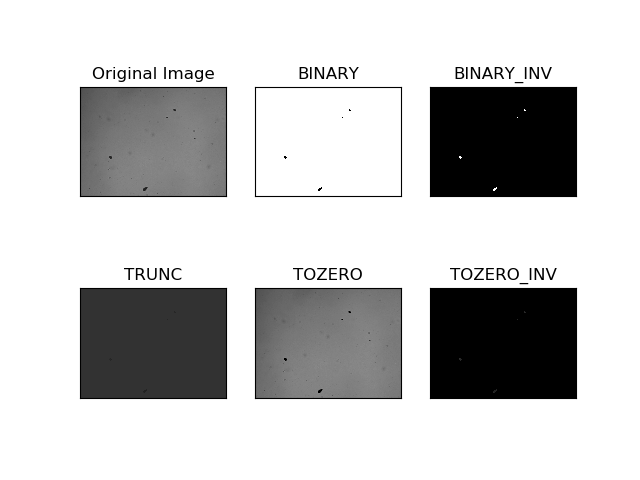
#> input picture Thresholding - Figure.png, 640 x 480 px, given in place of A2_retouch.tif, which was not available
$ jupyter execute --allow-errors SEM_draft.ipynb   (text cells are left out)
#> lines starting #> are read from the running program, lines starting #| are printed output that depends on the picture; after the words box and inside, x2 and y2 are one past the last pixel; in counts of white or black regions, pixels touching at a corner belong together; long printed decimals are rounded; pictures that were not available may be replaced by others from this repository, and a replacement may not be noted
[cell 1]
import cv2
import numpy as np
from matplotlib import pyplot as plt
import math
import csv

[cell 2]
# img = cv2.imread(r"Data\Jag images\SST SIDE VIEW (SEM)\A\A2 retouch.tif")
img = cv2.imread(r"SEM\SEMImages\SIDE_VIEW_(SEM)\A\A2_retouch.tif")
#> img is the input picture: shape (480, 640, 3); min 0, max 255, mean 200.2
gray = cv2.cvtColor(img, cv2.COLOR_BGR2GRAY)
ret, thresh = cv2.threshold(gray, 50, 255, cv2.THRESH_BINARY)
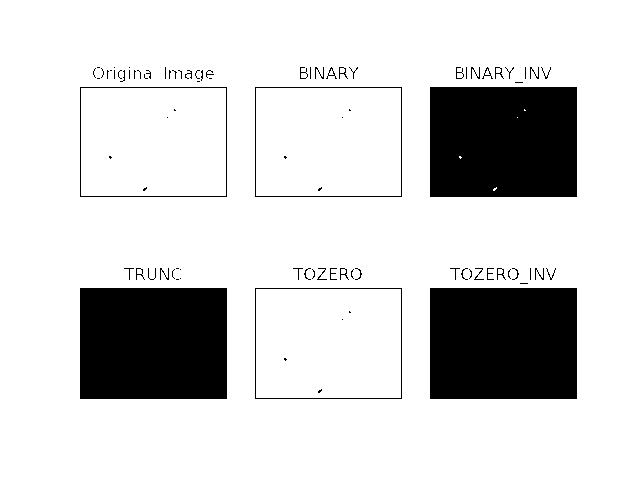
#> thresh: shape (480, 640); 83.2% white; 89 black regions (53 under 20 px)

contours, hier = cv2.findContours(thresh,cv2.RETR_LIST,cv2.CHAIN_APPROX_SIMPLE)
#> contours = 225 contours, 172 with area under 20; largest, box (x1, y1, x2, y2) and area: (0, 0, 640, 480) 306081, (429, 287, 578, 400) 16574, (254, 287, 403, 400) 16574, (79, 287, 228, 400) 16574, (429, 86, 578, 198) 16426
area=0
largest_contour = []
sorted_ = sorted(contours,key=cv2.contourArea,reverse=True)
#> sorted_ has the same summary as contours
biggest = sorted_[0]
#> biggest = [[0, 0], [0, 479], [639, 479], [639, 0]]
for cnt in contours:
    if area<cv2.contourArea(cnt):
        area = cv2.contourArea(cnt)
        largest_contour = cnt
#> this loop made 225 passes
#> (area, largest_contour) on passes 5, 225: (15552, [[256, 289], [256, 397], [400, 397], [400, 289]]), (306081, [[0, 0], [0, 479], [639, 479], [639, 0]])
#> area on pass 6: 16574
#> after the loop, area = 306081

contours = np.array( [ [50,50], [50,150], [150, 150], [150,50] ] )
img2 = np.zeros( (1094,1536) ) # create a single channel 200x200 pixel black image
cv2.fillPoly(img2, pts =[biggest], color=(255,255,255))
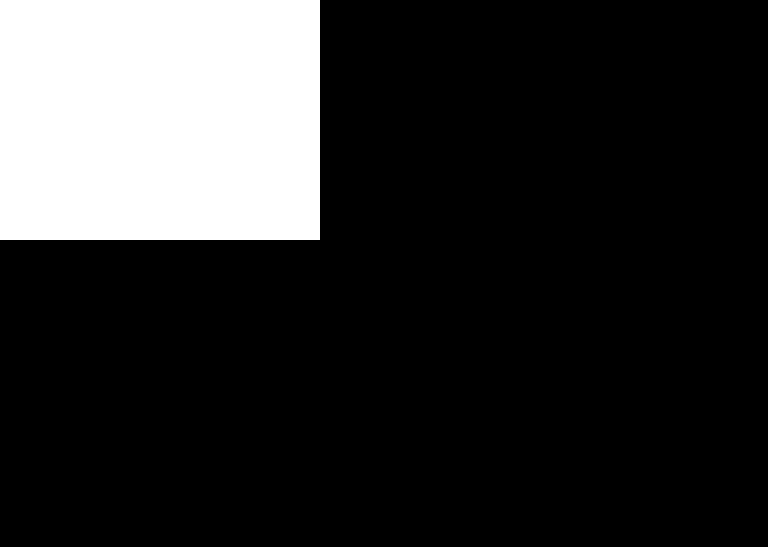
#> img2: shape (1094, 1536) float64 (shown at 1/2 size); 18.3% white; 1 white region, box (x1, y1, x2, y2) and area: (0, 0, 640, 480) 307200
# img2 = cv2.bitwise_not(img2)
# bitwiseAnd = cv2.bitwise_and(img2, img)
plt.figure(figsize=(12,4))
plt.subplot(131)
plt.imshow(gray, cmap='gray')

plt.subplot(132)
plt.imshow(img2, cmap='gray')

#> (the rest of this cell did not finish here and is left out)

[cell 3]
img = cv2.cvtColor(img, cv2.COLOR_BGR2GRAY)
img = cv2.GaussianBlur(img, (3,3), 0)
#> img: shape (480, 640)

## Simple Thresholding
ret,thresh = cv2.threshold(img,70,255,cv2.THRESH_BINARY)
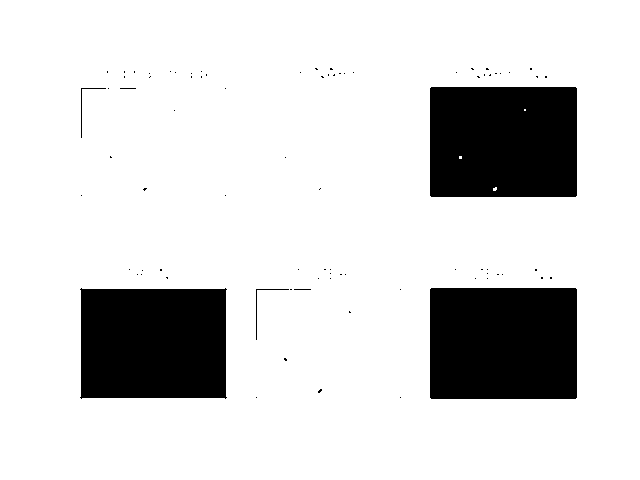
#> thresh: shape (480, 640); 84.2% white; 82 black regions (77 under 20 px), largest, box (x1, y1, x2, y2) and area: (430, 288, 577, 399) 16313, (430, 87, 577, 197) 16140, (80, 288, 227, 399) 15813, (256, 289, 289, 340) 83, (81, 88, 106, 138) 74

# Canny Edge Detection
edges = cv2.Canny(image=thresh, threshold1=100, threshold2=200) # Canny Edge Detection
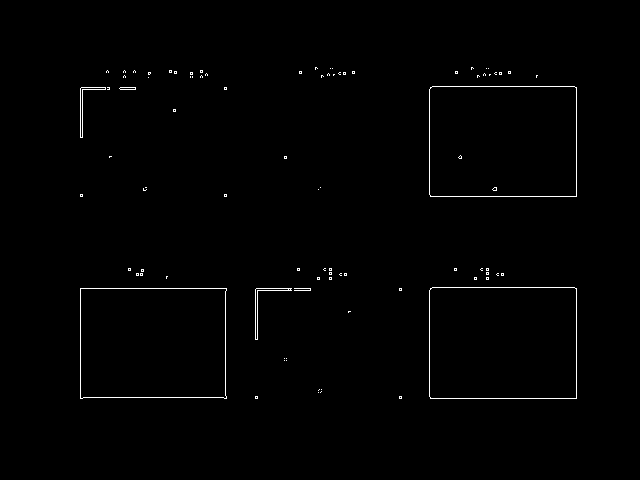
#> edges: shape (480, 640); 0.77% white in thin lines or dots, all inside (x1, y1, x2, y2) = (80, 67, 577, 399)

# Image dilation
img_dilation = cv2.dilate(edges, None, iterations=4)
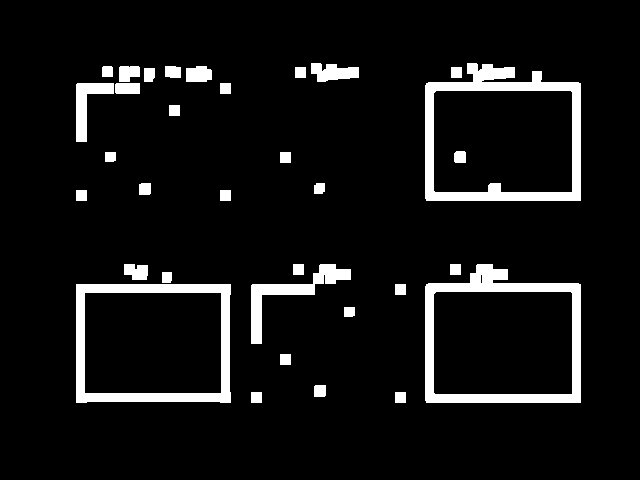
#> img_dilation: shape (480, 640); 7.4% white; 33 white regions

# Finding total Contour in image
# contours, hierarchy = cv2.findContours(img_dilation, cv2.RETR_TREE, cv2.CHAIN_APPROX_NONE)
contours, hierarchy = cv2.findContours(img_dilation, cv2.RETR_EXTERNAL, cv2.CHAIN_APPROX_SIMPLE)
#> contours = 32 contours; largest, box (x1, y1, x2, y2) and area: (425, 264, 581, 403) 18954, (425, 63, 581, 201) 18954, (76, 284, 231, 403) 17942, (251, 264, 351, 344) 1620, (76, 83, 114, 142) 850
print("number of contours = " + str(len(contours)))
#| number of contours = 32
largest_contour = 0

contour_img = np.zeros(np.shape(img))

for i in range(len(contours)):
   cv2.drawContours(contour_img,contours,i,(255,0,0),3)
   if np.shape(contours[i])[0]>largest_contour:
      largest_contour = np.shape(contours[i])[0]
      largest_contr_idx = i
#> this loop made 32 passes
#> largest_contour on passes 1, 3, 7, 9, 11, 31: 4, 6, 12, 28, 29, 50
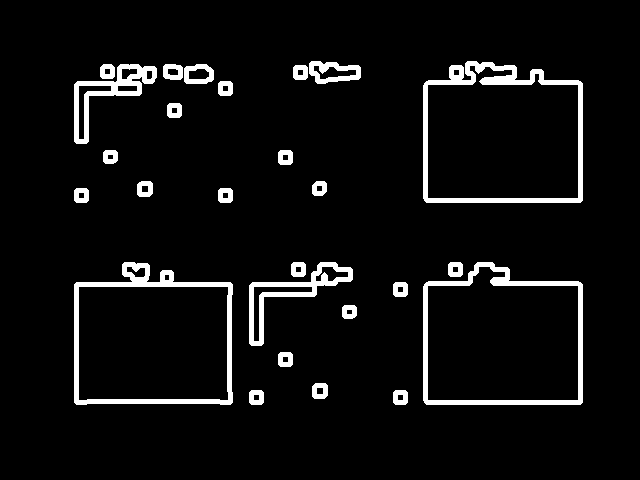
#> contour_img: shape (480, 640) float64; 5.8% white; 26 white regions
#> after the loop, largest_contour = 50; largest_contr_idx = 30

# Find circles
import numpy as np
output = img.copy()
output = cv2.cvtColor(img, cv2.COLOR_GRAY2RGB)
op = np.zeros(np.shape(img))
circles = cv2.HoughCircles(img_dilation, cv2.HOUGH_GRADIENT, 1.3, 100)
#> circles = None
# If some circle is found
if circles is not None:
   # Get the (x, y, r) as integers
   circles = np.round(circles[0, :]).astype("int")
   print(circles)
   # loop over the circles
   for (x, y, r) in circles:
      cv2.circle(output, (x, y), r, (0, 255, 0), 2)
# show the output image

contour_list = []
count = 0
for contour in contours:
   approx = cv2.approxPolyDP(contour,0.01*cv2.arcLength(contour,True),True)
   area = cv2.contourArea(contour)
   if ((len(approx) > 10) & (area > 0)): #& cv2.isContourConvex(approx)
      count+=1
      contour_list.append(contour)
#> this loop made 32 passes
#> area on passes 3, 5, 8, 9, 11, 13, 16, 17, 19, 22, 23, 24: 120, 88.5, 88.5, 18954, 1620, 278, 93, 119, 88.5, 239, 850, 124
#> (approx, area) on passes 1, 2, 4, 6, 7, 10: ([[395, 392], [395, 402], [405, 402], [405, 392]], 100), ([[251, 392], [251, 402], [261, 402], [261, 392]], 100), ([[280, 354], [280, 364], [290, 364], [290, 354]], 100), ([[395, 284], [395, 294], [405, 294], [405, 284]], 100), ([[76, 284], [76, 402], [230, 402], [230, 284]], 17942), ([[450, 264], [450, 274], [460, 274], [460, 264]], 100)
#> after the loop, contour_list = 4 contours; box (x1, y1, x2, y2) and area: (425, 63, 581, 201) 18954, (251, 264, 351, 344) 1620, (311, 63, 359, 82) 564, (119, 66, 140, 82) 248; count = 4

cv2.drawContours(op, contour_list,  -1, (255,0,0), 2)
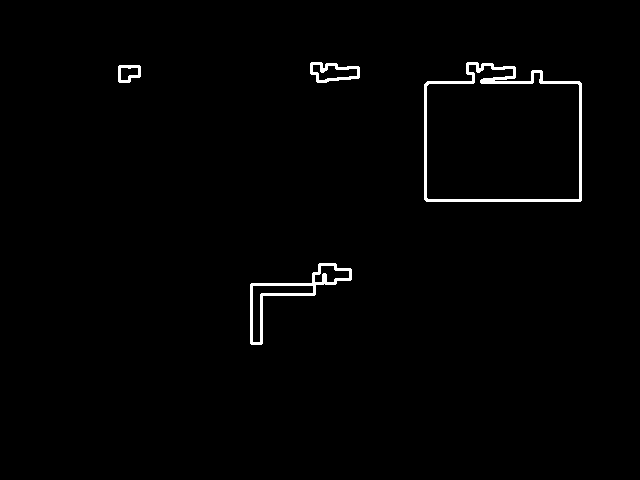
#> op: shape (480, 640) float64; 1.2% white; 4 white regions

print("Number of circles = " + str(count))
#| Number of circles = 4

plt.figure(figsize=(15,10))
plt.subplot(121)
plt.imshow(edges, cmap='gray')
plt.title('Edge')
plt.subplot(122)
plt.imshow(contour_img, cmap='gray')
plt.title('Contours')
plt.show()

[cell 4]
defects = []
std_thresh = 18
area_thresh = 300
img_area = np.shape(contour_img)[0] * np.shape(contour_img)[1]
#> img_area = 307200

import math
def dist(m,a):
    return math.sqrt((abs(m[0]-a[0])**2) + (abs(m[1]-a[1]**2)))

[cell 5]
median = []
mean_d = []
std_d = []
contour_thresh = []
bh_count=0
lof_count=0
bh_area_percent=0
lof_area_percent=0


for contour in contours:
   approx = cv2.approxPolyDP(contour,0.01*cv2.arcLength(contour,True),True)
   area = cv2.contourArea(contour)
   if (area > area_thresh): #& cv2.isContourConvex(approx)
        m = ((np.sum(contour, axis=0))/len(contour)).squeeze()
        median.append(m)
        contour_thresh.append(contour)
        cnt = contour.squeeze()
        d = []
        for a in cnt:
            d.append(dist(m, a))
        mean_d.append(np.mean(d))
        std_d.append(np.std(d))

        area_percent = (area / img_area) * 100

        isCircle = np.std(d) < std_thresh
        if isCircle:
            bh_count+=1
            bh_area_percent+=area_percent
        else:
            lof_count+=1
            lof_area_percent+=area_percent

        defects.append({
            'contour':contour,
            'median':m,
            'area':area,
            'area_percent':area_percent,
            'mean':np.mean(d),
            'std':np.std(d),
            'isBlowhole':isCircle
        })
#> after the loop, bh_area_percent = 0.291; bh_count = 2; contour_thresh = 7 contours; box (x1, y1, x2, y2) and area: (425, 264, 581, 403) 18954, (425, 63, 581, 201) 18954, (76, 284, 231, 403) 17942, (251, 264, 351, 344) 1620, (76, 83, 114, 142) 850, (311, 63, 359, 82) 564, (186, 66, 212, 82) 331; defects = 7 items; lof_area_percent = 18.98; lof_count = 5; mean_d = [368.6, 298.3, 283.8, 102.1, 72.19, 93.13, 72.56]; median = [[178.5, 362.5], [482.1, 295.1], [311.3, 282.8], [89.25, 101.5], [202.1, 72.21], [492.1, 85.3], [330.6, 71.86]]; std_d = [51.41, 45.48, 19.52, 22.82, 6.02, 38.05, 6.11]


plt.imshow(contour_img, cmap='gray')
for a in defects:
    if a['isBlowhole']:
        color='green'
        plt.plot(a['median'][0], a['median'][1], '.', color=color, label='Blowhole')
    else:
        color = 'red'
        plt.plot(a['median'][0], a['median'][1], '.', color=color, label='Lack of Fusion')
#> this loop made 7 passes
    # plt.plot(a['median'][0], a['median'][1], '.', color=color)
# plt.legend()
plt.title('Defects')
print("Defect count = " + str(lof_count+bh_count))
#| Defect count = 7

print("Lack of Fusion: color = Red, count = {0}, area percentage = {1:1f} %".format(lof_count, lof_area_percent))
#| Lack of Fusion: color = Red, count = 5, area percentage = 18.984 %

print("Blowhole: color = Green, count = {0}, area percentage = {1:1f} %".format(bh_count, bh_area_percent))
#| Blowhole: color = Green, count = 2, area percentage = 0.2913 %
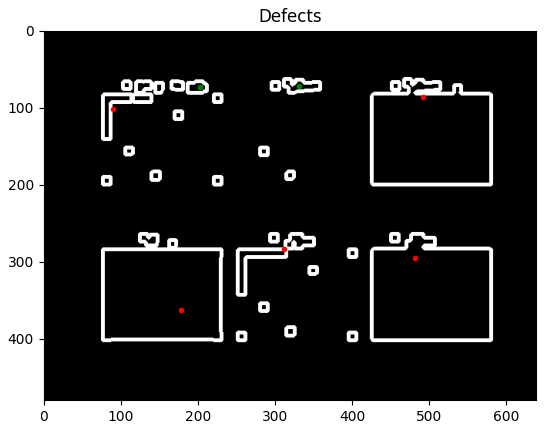
#> figure drawn by matplotlib, 1 panel

[cell 6]
import cv2
import numpy as np
from matplotlib import pyplot as plt
import math
import csv
import os

[cell 7]
std_thresh = 18
area_thresh = 300

def dist(m,a):
    return math.sqrt((abs(m[0]-a[0])**2) + (abs(m[1]-a[1]**2)))

[cell 8]
def process(img, show = False):
#> called with show = True
    gray = cv2.cvtColor(img, cv2.COLOR_BGR2GRAY)
    ret, thresh = cv2.threshold(gray, 50, 255, cv2.THRESH_BINARY)
    contours, hier = cv2.findContours(thresh,cv2.RETR_LIST,cv2.CHAIN_APPROX_SIMPLE)
#> contours = 225 contours, 172 with area under 20; largest, box (x1, y1, x2, y2) and area: (0, 0, 640, 480) 306081, (429, 287, 578, 400) 16574, (254, 287, 403, 400) 16574, (79, 287, 228, 400) 16574, (429, 86, 578, 198) 16426
    sorted_ = sorted(contours,key=cv2.contourArea,reverse=True)
#> sorted_ has the same summary as contours
    biggest = sorted_[0]
#> biggest = [[0, 0], [0, 479], [639, 479], [639, 0]]

    img2 = np.zeros( (1094,1536) ) # create a single channel 200x200 pixel black image
#> img2: shape (1094, 1536) float64; every value is 0
    cv2.fillPoly(img2, pts =[biggest], color=(255,255,255))
    img[img2 == 0] = 255
    cv2.fillPoly(img, pts =np.array([[[0,1000],[1535,1000],[1535,1093],[0, 1093]]]), color=(255,255,255))
    img = cv2.cvtColor(img, cv2.COLOR_BGR2GRAY)
    img = cv2.GaussianBlur(img, (3,3), 0)
    ret,thresh = cv2.threshold(img,70,255,cv2.THRESH_BINARY)
    edges = cv2.Canny(image=thresh, threshold1=100, threshold2=200) # Canny Edge Detection
    img_dilation = cv2.dilate(edges, None, iterations=4)

    contours, hierarchy = cv2.findContours(img_dilation, cv2.RETR_EXTERNAL, cv2.CHAIN_APPROX_SIMPLE)
    contour_img = np.zeros(np.shape(img))

    for i in range(len(contours)):
        cv2.drawContours(contour_img,contours,i,(255,0,0),3)

    defects = []
    img_area = np.shape(img_dilation)[0] * np.shape(img_dilation)[1]
    median = []
    mean_d = []
    std_d = []
    contour_thresh = []
    bh_count=0
    lof_count=0
    bh_area_percent=0
    lof_area_percent=0


    for contour in contours:
        area = cv2.contourArea(contour)
        if (area > area_thresh):
            m = ((np.sum(contour, axis=0))/len(contour)).squeeze()
            median.append(m)
            contour_thresh.append(contour)
            cnt = contour.squeeze()
            d = []
            for a in cnt:
                d.append(dist(m, a))
            mean_d.append(np.mean(d))
            std_d.append(np.std(d))

            area_percent = (area / img_area) * 100

            isCircle = np.std(d) < std_thresh
            if isCircle:
                bh_count+=1
                bh_area_percent+=area_percent
            else:
                lof_count+=1
                lof_area_percent+=area_percent

            defects.append({
                'contour':contour,
                'median':m,
                'area':area,
                'area_percent':area_percent,
                'mean':np.mean(d),
                'std':np.std(d),
                'isBlowhole':isCircle
            })

    if show:
        plt.imshow(contour_img, cmap='gray')
        for a in defects:
            if a['isBlowhole']:
                color='green'
                plt.plot(a['median'][0], a['median'][1], '.', color=color, label='Blowhole')
            else:
                color = 'red'
                plt.plot(a['median'][0], a['median'][1], '.', color=color, label='Lack of Fusion')
            # plt.plot(a['median'][0], a['median'][1], '.', color=color)
        # plt.legend()
        plt.title('Defects')

    def_count = lof_count+bh_count
    area_percent = lof_area_percent + bh_area_percent
    defect_stats = {
        "def_count" : def_count,
        "area_percent" : area_percent,
    }

    return defect_stats
